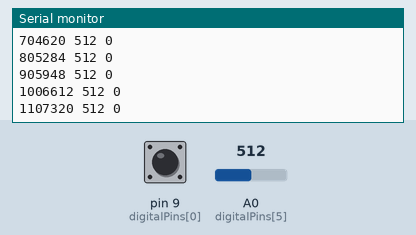
Simulated run of this sketch. Board: Arduino Nano, built with avr-gcc and run on an emulated ATmega328P. Parts: the last lines printed to the serial monitor. Inputs (shaded band) come from the test bench; at power-on: A0 (digitalPins[5]) = 512, pin 9 (digitalPins[0]) HIGH.

Above: at 1.2 s.
1.3 s: A0 (digitalPins[5]) set to 716
At 1.31 s:
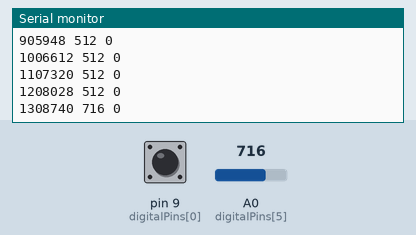
2.8 s: pin 9 (digitalPins[0]) pulled LOW for 0.15 s
At 2.82 s:
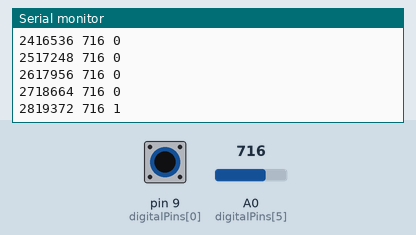
4.4 s: pin 9 (digitalPins[0]) pulled LOW for 1 s
At 4.44 s:
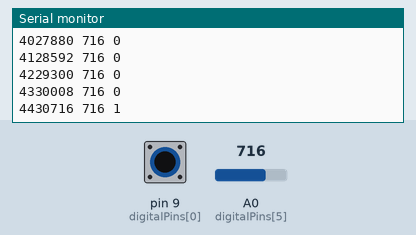
6.9 s: A0 (digitalPins[5]) set to 900
At 6.95 s:
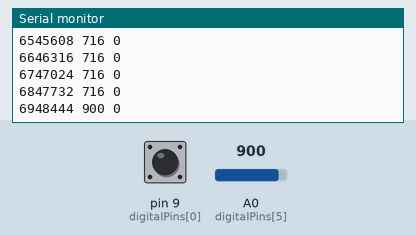
Timing chart, 0 to 9.9 s (numbered marks = the images above; inputs shaded):
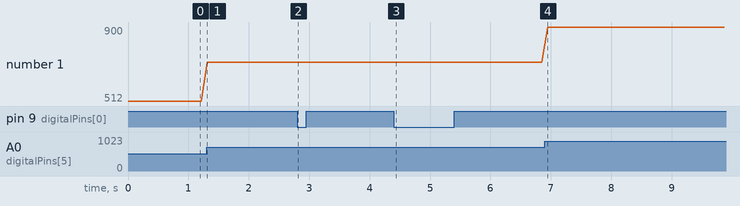

Measured:
- after the input at 1.3 s, the serial monitor: prints a new line at once (image 1)
- after the input at 2.8 s, the serial monitor: prints a new line at once (image 2)
- after the input at 4.4 s, the serial monitor: prints a new line at once (image 3)
- after the input at 6.9 s, the serial monitor: prints a new line after 0.05 s (image 4)
- plotted number 1: 512 → 716 after the input at 1.3 s, 716 → 900 after the input at 6.9 s

The sketch:

get_analogdata.ino
```cpp
#define DATA_LENGTH 1

int data[DATA_LENGTH];
bool dig_data[DATA_LENGTH];
int analogPins[] = { A0, A1, A2, A3, A4, A5, A6 };
int digitalPins[] = { 9, 10, 11, 12, 13, 14, 15 };
unsigned long time;
int i = 0;

void setup() {
    Serial.begin(9600);
    for(i = 0; i < DATA_LENGTH; i++){
      pinMode(digitalPins[i], INPUT_PULLUP);
    }
}

int get_analog_data(int pin){
  int data;
  data = analogRead(pin);
  // data = random(0, 1023);
  return data;
}

void loop() {
    time = micros();
    for(i = 0; i < DATA_LENGTH; i++){
      data[i] = get_analog_data(analogPins[i]);
       dig_data[i] = !digitalRead(digitalPins[i]); // サンプルデータ取得時のみコメントアウト
    }
    Serial.print(time);
    for(i = 0; i < DATA_LENGTH; i++){
      Serial.print(" ");
      Serial.print(data[i]);
    }
     for(i = 0; i < DATA_LENGTH; i++){ // サンプルデータ取得時のみコメントアウト
       Serial.print(" ");
       Serial.print(dig_data[i]);
     }
    Serial.print("\n");
    delay(100);
}
```
